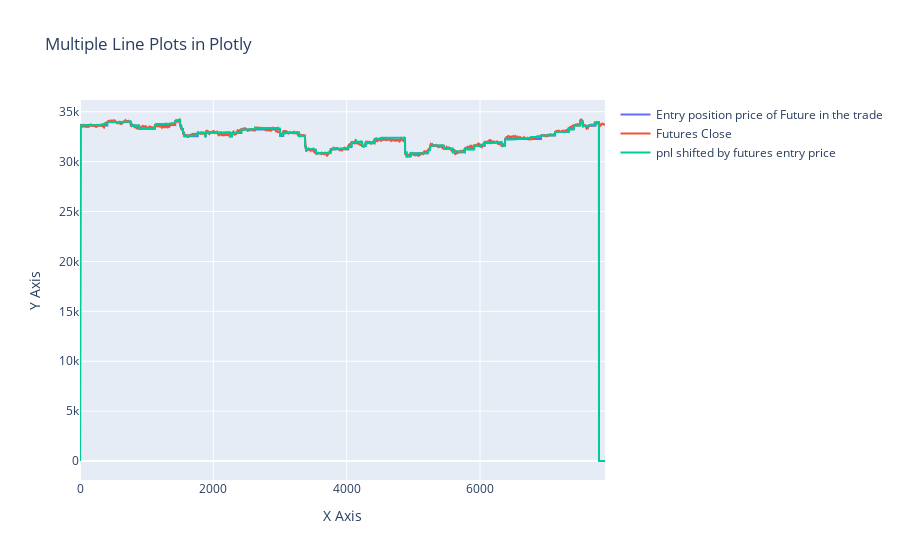

Notebook cell for this chart:
### Code cell
pd.DataFrame(all_trades, columns=['futures_price', 'pnl_array'])
fig = go.Figure()

# Add first line plot
fig.add_trace(go.Scatter(x=pd.Series(range(len(df_plot))), y=df_plot['futures_price_of_position_at_entry']/100, mode='lines', name='Entry position price of Future in the trade'))

# Add second line plot
fig.add_trace(go.Scatter(x=pd.Series(range(len(df_plot))), y=df_plot['close']/100, mode='lines', name='Futures Close'))

# Add third line plot
fig.add_trace(go.Scatter(x=pd.Series(range(len(df_plot))), y=df_plot['pnl']/100 + df_plot['futures_price_of_position_at_entry']/100, mode='lines', name='pnl shifted by futures entry price'))

# fig.add_trace(go.Scatter(x=pd.Series(range(len(df_plot))), y=df_plot['pnl']/100, mode='lines', name='pnl shifted by futures entry price'))

# Update layout
fig.update_layout(title='Multiple Line Plots in Plotly',
                  xaxis_title='X Axis',
                  yaxis_title='Y Axis')

fig.show()
# Update layout to ensure it uses the full page when displayed
fig.update_layout(
    autosize=True,
    margin=dict(l=0, r=0, t=0, b=0)
)
fig.write_html("graph.html", full_html=True)

### Figure 1 — Plotly figure (JSON) as saved in the notebook; plotly's stock layout.template omitted (floating-point values rounded to 4 significant figures; data arrays with more than 128 entries replaced by an {"elided": "..."} marker saying what was removed)
{"data": [{"mode": "lines", "name": "Entry position price of Future in the trade", "type": "scatter", "x": {"elided": "7875 int values"}, "y": {"elided": "7875 float values"}}, {"mode": "lines", "name": "Futures Close", "type": "scatter", "x": {"elided": "7875 int values"}, "y": {"elided": "7875 float values"}}, {"mode": "lines", "name": "pnl shifted by futures entry price", "type": "scatter", "x": {"elided": "7875 int values"}, "y": {"elided": "7875 float values"}}], "layout": {"autosize": true, "title": {"text": "Multiple Line Plots in Plotly"}, "xaxis": {"autorange": true, "range": [0, 7874], "title": {"text": "X Axis"}, "type": "linear"}, "yaxis": {"autorange": true, "range": [-1904.0, 36180.0], "title": {"text": "Y Axis"}, "type": "linear"}}}
